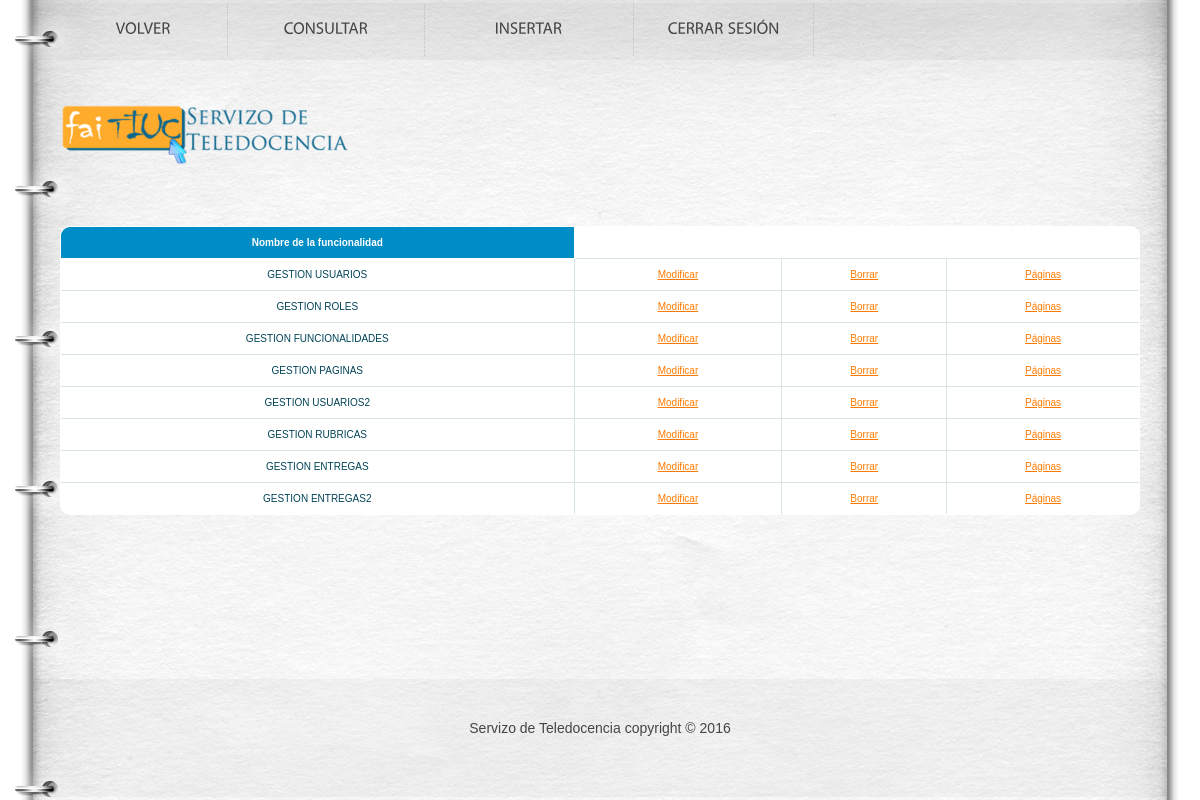
/et3_iu/Controllers/FUNCIONALIDAD_Controller.php (signed in), run on the app's committed database.
### tables this page shows
CREATE TABLE IF NOT EXISTS `FUNCIONALIDAD` (
`FUNCIONALIDAD_ID` int(10) NOT NULL,
  `FUNCIONALIDAD_NOM` varchar(80) NOT NULL
);

### et3_iu/Controllers/FUNCIONALIDAD_Controller.php (called while the page is built, shortened)
<?php
include '../Models/FUNCIONALIDAD_Model.php';
	Switch ($_REQUEST['accion']){
		default:
			if (!isset($_REQUEST['FUNCIONALIDAD_NOM'])){
				$funcionalidad = new FUNCIONALIDAD_MODEL('', '');
			}
			else {
				$rol=get_data_form();
			}
			$datos = $funcionalidad->ConsultarTodo();
			if(!tienePermisos('FUNCIONALIDAD_Show')){
				new Mensaje('No tienes los permisos necesarios','../Views/DEFAULT_Vista.php');
			}
			else {
				new FUNCIONALIDAD_Show($datos, '../Views/DEFAULT_Vista.php');
			}
	}
?>

### et3_iu/Models/FUNCIONALIDAD_Model.php (called while the page is built, shortened)
<?php
class FUNCIONALIDAD_MODEL
{
	var $mysqli;
function ConectarBD()
{
    $this->mysqli = new mysqli( "localhost", "iu2016", "iu2016", "IU2016");
}
	function ConsultarTodo()
	{
		$sql = "select * from FUNCIONALIDAD ORDER BY FUNCIONALIDAD_ID";
		if (!($resultado = $this->mysqli->query($sql))){
			return 'Error en la consulta sobre la base de datos';
		}
		else{
			$toret=array();
			$i=0;
			while ($fila= $resultado->fetch_array()) {
				$toret[$i]=$fila;
				$i++;
			}
			return $toret;
		}
	}
}
?>

### et3_iu/Views/FUNCIONALIDAD_SHOWALL_Vista.php (the view, shortened to what this page needs)
<?php
class FUNCIONALIDAD_Show{
	private $datos;
	private $volver;
	function __construct($array, $volver){
		$this->datos = $array;
		$this->volver = $volver;
		$this->render();
	}
	function render(){
		?>
		?> <head>
			<link rel="stylesheet" href="../css/reset.css" type="text/css" media="all">
			<link rel="stylesheet" href="../css/style.css" type="text/css" media="all">
		</head>
		<body id="page2">
		<div class="wrap">
			<header>
				<div class="container">
					<h1><a href="../Views/DEFAULT_Vista.php"></a></h1>
					<nav>
						<ul><li><?php echo '<a href=\'' . $this->volver . "' class='m5'>" . $strings['Volver'] . " </a>"; ?></li>
							<li><a href='./FUNCIONALIDAD_Controller.php?accion=<?php echo $strings['Consultar']?>'class="m4"><?php echo $strings['Consultar']?></a></li>
							<li><a href='./FUNCIONALIDAD_Controller.php?accion=<?php echo $strings['Insertar'] ?>' class="m3"><?php echo $strings['Insertar']?></a></li>
							<li><a href="../Functions/Desconectar.php" class="m2"><?php echo  $strings['Cerrar Sesión']; ?></a></li>
						</ul>
					</nav>
				</div>
			</header>
			<div class="container">
				<?php
				$lista = array('FUNCIONALIDAD_NOM');
				?>
				<br><br>
				<div id="centrado"><table class="table" id="btable" border = 1>
						<tr>
							<?php
							foreach($lista as $titulo){
								echo "<th>";
								?>
								<?php
								echo $strings[$titulo];
								?>
								</th>
								<?php
							}
							?>
						</tr>
						<?php
						for ($j=0;$j<count($this->datos);$j++){
							echo "<tr>";
							foreach ($this->datos [$j] as $clave => $valor) {
								for ($i = 0; $i < count($lista); $i++) {
									if ($clave === $lista[$i]) {
										?>
										<?php
										echo "<td>";
										echo $valor;
										echo "</td>";
									}
								}
							}
							?>
							<td>
								<a href='FUNCIONALIDAD_Controller.php?FUNCIONALIDAD_NOM=<?php echo $this->datos[$j]['FUNCIONALIDAD_NOM'] . '&accion='.$strings['Modificar']; ?>'><?php echo $strings['Modificar']?></a>
							</td>
							<td>
								<a href='FUNCIONALIDAD_Controller.php?FUNCIONALIDAD_NOM=<?php echo $this->datos[$j]['FUNCIONALIDAD_NOM'] . '&accion='.$strings['Borrar']; ?>'><?php echo $strings['Borrar']?></a>
							</td>
							<td>
								<a href='FUNCIONALIDAD_Controller.php?FUNCIONALIDAD_NOM=<?php echo $this->datos[$j]['FUNCIONALIDAD_NOM'] . '&accion='.$strings['Paginas']; ?>'><?php echo $strings['Páginas']?></a>
							</td>
							<?php
							echo "<tr>";
						}
						?>
					</table></div>
			</div>
		</div>
		<footer>
			<div class="container">
				<div class="inside">
					<div class="wrapper">
						<div class="aligncenter"> Servizo de Teledocencia copyright © 2016 </div>
					</div>
				</div>
			</div>
		</footer>
		</body>
		<?php
	}
}

### et3_iu/css/style.css (style rules this page uses)
article, aside, audio, canvas, command, datalist, details, embed, figcaption, figure, footer, header, hgroup, keygen, meter, nav, output, progress, section, source, video { display:block; }
body { background:#fff; font-family:Arial, Helvetica, sans-serif; font-size:100%; line-height:1em; color:#454545; }
html, body { height:100%; }
.container { margin:0 auto; width:1080px; overflow:hidden; font-size:.875em; padding-bottom:176px; }
header { background:url(../images/header-bg.jpg) no-repeat center top; min-width:940px; }
header .container { height:194px; position:relative; padding:0; }
footer { background:url(../images/footer-bg.png) no-repeat center top; margin-top:-121px; min-width:940px; }
footer .container { height:121px; padding:0; }
.aligncenter { text-align:center; }
.wrapper { width:100%; overflow:hidden; }
.wrap { height:auto !important; height:100%; min-height:100%; background:url(../images/tail-middle.jpg) repeat-y center 194px; min-width:940px; }
#centrado { text-align: center; }
a { color:#ff7b01; outline:none; }
h1 { text-indent:-9999px; }
h1 a { width:473px; height:63px; position:absolute; left:0; top:104px; background:url(../images/logo.png) no-repeat left top; }
header nav { position:absolute; left:0; top:3px; }
header nav ul li { float:left; font-size:16px; line-height:1.2em; text-transform:uppercase; padding-right:1px; background:url(../images/divider.gif) repeat-y right top; }
header nav ul li a { color:#454545; text-decoration:none; display:block; float:left; text-align:center; padding:18px 0 20px 0; background-repeat:no-repeat; background-position:left top; }
header nav ul li a.m2 { width:179px; }
header nav ul li a.m3 { width:208px; }
header nav ul li a.m4 { width:196px; }
header nav ul li a.m5 { width:167px; }
table { white-space: normal; line-height: normal; font-weight: normal; font-size: smaller; font-style: normal; color: black; text-align: center; font-variant: normal; border-color: gray; background-color: white; }
#btable { white-space: normal; line-height: normal; font-weight: normal; font-size: 10px; font-style: normal; color: black; text-align: center; font-variant: normal; border-color: gray; background-color: white; margin-left: 0px; }
#btable { width: 100%; overflow: hidden; background: #FFF; color: #024457; border-radius: 10px; border: 1px solid #008cc4; }
#btable tr { border: 1px solid #D9E4E6; }
#btable tr:nth-child(odd) { background-color: #EAF3F3; }
#btable th { display: none; border: 1px solid #FFF; background-color: #008cc4; color: #FFF; padding: 1em; }
#btable th:first-child { display: table-cell; text-align: center; }
#btable td { display: block; word-wrap: break-word; max-width: 7em; }
#btable td:first-child { display: table-cell; text-align: center; border-right: 1px solid #D9E4E6; }
@media (min-width: 480px) { #btable td { border: 1px solid #D9E4E6; } }
#btable th, #btable td { text-align: center; margin: .5em 1em; }
@media (min-width: 480px) { #btable th, #btable td { display: table-cell; padding: 1em; } }
footer .aligncenter { padding-top:39px; line-height:1.429em; }

### data on the page
funcionalidad: FUNCIONALIDAD_NOM "GESTION USUARIOS"
funcionalidad: FUNCIONALIDAD_NOM "GESTION ROLES"
funcionalidad: FUNCIONALIDAD_NOM "GESTION FUNCIONALIDADES"
funcionalidad: FUNCIONALIDAD_NOM "GESTION PAGINAS"
funcionalidad: FUNCIONALIDAD_NOM "GESTION USUARIOS2"
funcionalidad: FUNCIONALIDAD_NOM "GESTION RUBRICAS"
funcionalidad: FUNCIONALIDAD_NOM "GESTION ENTREGAS"
funcionalidad: FUNCIONALIDAD_NOM "GESTION ENTREGAS2"

### other printed values
$strings[$titulo] "Nombre de la funcionalidad"
